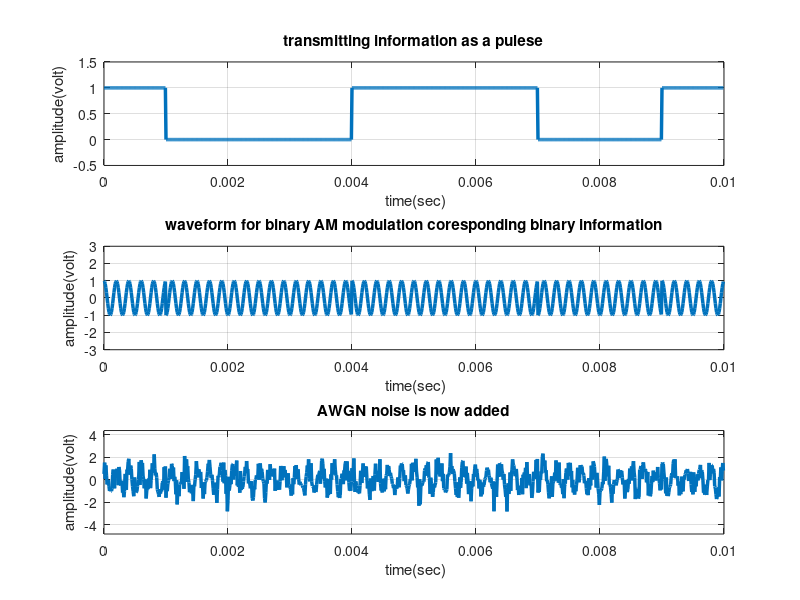
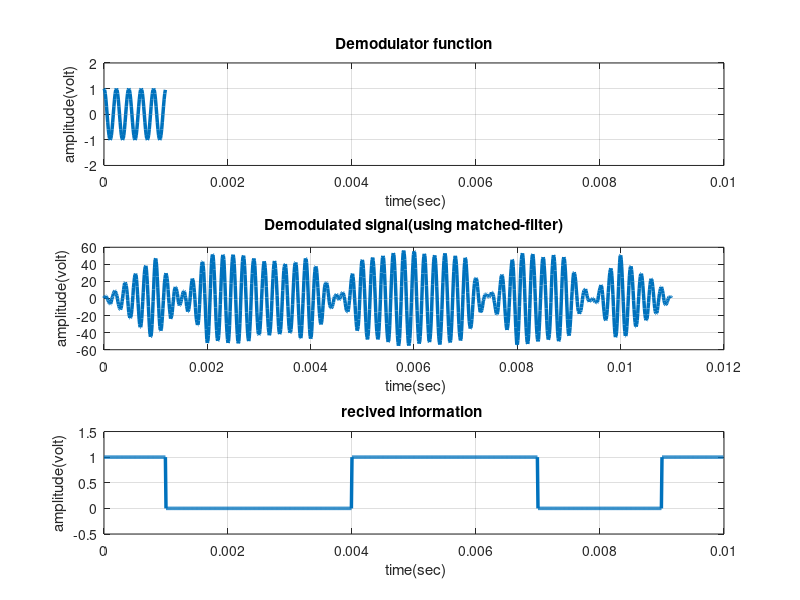
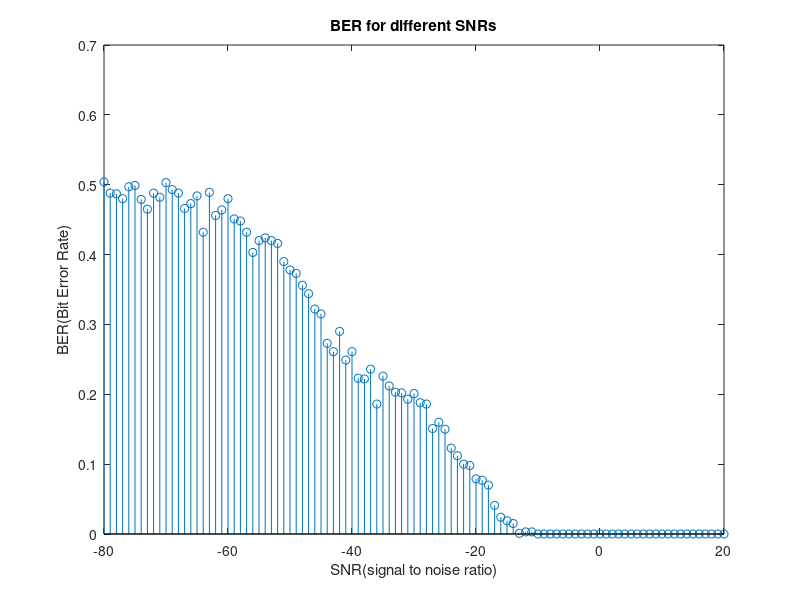

MATLAB code to generate these figures, in order:
%>>>>>>>>>> Binary Digital Communications <<<<<<<<<<%

clc;
clear;

%-----------

length_of_transmiting_signal = 10;
M = 100;
T = 0.001;
t = 0:T/M:(length_of_transmiting_signal*T)-T/M;     
R = 1/T;                                                          %bit_rate

select = input('Please choose a carrier signal :   1--->sinusoidal  0--->pulse\n');
sNr = input('Please input SNR :\n');

t1= 0:T/M:T-T/M;
S_T = 1*cos(2*pi/T*t1*select);                              %carrier signal

%>>>>>>>>>> Binary information at transmitter <<<<<<<<<<%

X=rand(1,length_of_transmiting_signal);
X=(X < 0.5); 
disp('Binary information at transmitter :');
disp(X);

%>>>>>>>>>> representation of transmitting binary information as digital
%signal <<<<<<<<<<%

bit=repmat(X,M,1);
bit=bit(1:end);                                            
figure();
subplot(3,1,1);
plot(t,bit,'LineWidth',2.5);
grid on;
axis([0 T.*length_of_transmiting_signal -0.5 1.5]);
ylabel('amplitude(volt)');
xlabel(' time(sec)');
title('transmitting information as a pulese');

%>>>>>>>>>> Binary modulation <<<<<<<<<<%

bit=2*repmat(X,M,1)-1; 
bit=S_T'.*bit;
Carrier=bit(1:end);
subplot(3,1,2);
plot(t,Carrier,'LineWidth',2.5);
grid on;
axis([0 T*length_of_transmiting_signal min(Carrier)-2 max(Carrier)+2]);
ylabel('amplitude(volt)');
xlabel(' time(sec)');
title('waveform for binary AM modulation coresponding binary information');

%>>>>>>>>>> AWGN (Additive White Gaussian Noise <<<<<<<<<<%

Noisy_Carrier = awgn(Carrier,sNr);
subplot(3,1,3);
plot(t,Noisy_Carrier,'LineWidth',2.5);
grid on;
axis([0 T*length_of_transmiting_signal min(Noisy_Carrier)-2 max(Noisy_Carrier)+2]);
ylabel('amplitude(volt)');
xlabel(' time(sec)');
title('AWGN noise is now added');

%>>>>>>>>>> Binary Demodulation <<<<<<<<<<%

u = @(t) t>=0;
Demod_func = S_T.*(u(t1) - u(t1-T));                  %Demodulator function
Demod_signal = conv(Demod_func,Noisy_Carrier);            %Demoduled signal
figure();
subplot(3,1,1);
plot(t1,Demod_func,'LineWidth',2.5);
grid on;
 axis([0 T*length_of_transmiting_signal min(S_T)-1 max(S_T)+1]);
ylabel('amplitude(volt)');
xlabel(' time(sec)');
title('Demodulator function');

subplot(3,1,2);
plot(0:T/M:(length(Demod_signal)*(T/M)-T/M),Demod_signal,'LineWidth',2.5);
grid on;
ylabel('amplitude(volt)');
xlabel(' time(sec)');
title('Demodulated signal(using matched-filter)');

th=.8*max(conv(Demod_func,Demod_func));
Y=zeros(1,length_of_transmiting_signal);
for i=1:length_of_transmiting_signal
    
     Y(i)=Demod_signal(i*(M))>th;

end

bit1=repmat(Y,M,1);
bit1=bit1(1:end);                                            
subplot(3,1,3);
plot(t,bit1,'LineWidth',2.5);
grid on;
axis([0 T.*length_of_transmiting_signal -0.5 1.5]);
ylabel('amplitude(volt)');
xlabel(' time(sec)');
title('recived information ');
disp('comparison beween transmited and recived data');
disp([Y' X']'); 
disp('BER(Bit Error Rate)');
disp(1-mean(Y==X));

%%
%>>>>>>>>>> Binary Digital Communications <<<<<<<<<<%

clc;
clear;

%--------------------

length_of_transmiting_signal=1000;
M=100;
T = 0.001;
t = 0:T/M:(length_of_transmiting_signal*T)-T/M;     
R = 1/T;

t1=0:T/M:(length_of_transmiting_signal*T/length_of_transmiting_signal)-T/M;
S_T = 10;                                                   %Carrier Signal

%-----------

for sNr=-80:20
    
%>>>>>>>>>> Binary information at transmitter <<<<<<<<<<%

X=rand(1,length_of_transmiting_signal);
X=(X<0.5); 

%>>>>>>>>>> representation of transmitting binary information as digital 
%signal <<<<<<<<<<%

bit=repmat(X,M,1);
bit=bit(1:end); 

%>>>>>>>>>> Binary modulation <<<<<<<<<<%

bit=2*repmat(X,M,1)-1; 
bit=S_T'.*bit;
Carrier=bit(1:end);

%>>>>>>>>>> AWGN (Additive White Gaussian Noise) <<<<<<<<<<%

Noisy_Carrier = awgn(Carrier,sNr);

%>>>>>>>>>> Binary Demodulation <<<<<<<<<<%

u = @(t) t>=0;
Demod_func = S_T.*(u(t1) - u(t1-T));                  %Demodulator function
Demod_signal = conv(Demod_func,Noisy_Carrier);            %Demoduled signal

th=.9*max(conv(Demod_func,Demod_func));
Y=zeros(1,length_of_transmiting_signal);
    for i=1:length_of_transmiting_signal
         Y(i)=Demod_signal(i*(M))>th;
    end
    
[Y' X']; %#ok
bre(sNr+81)=1-mean(Y==X); %#ok
end

figure();
stem(-80:20,bre);
xlabel('SNR(signal to noise ratio)');
ylabel('BER(Bit Error Rate)');
title('BER for different SNRs');

